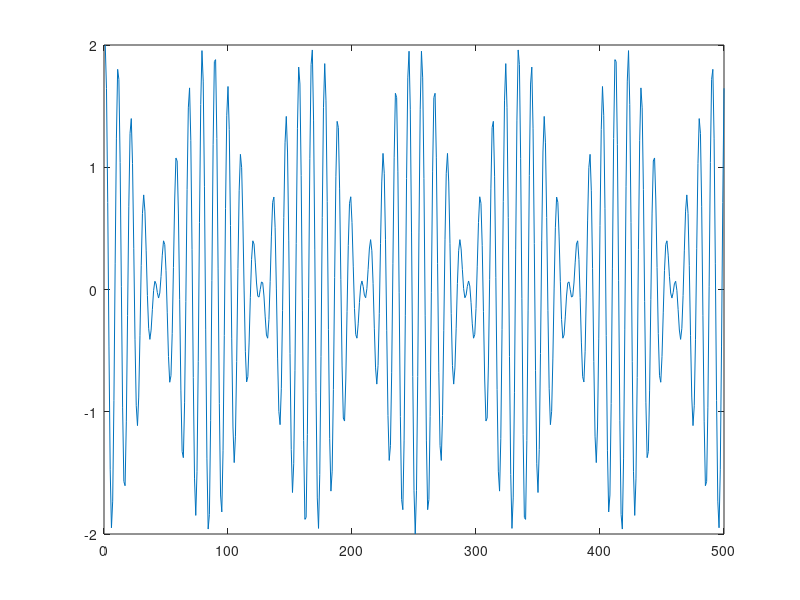

This figure's MATLAB source: (Note: this script raises an error after producing the figure.)
%Generating ISB signal
clc
clear all;
close all;
%use orthogonal modulation generate modulated siganl
%You can see the original signal v in the code.
fc=1e4;                                                 %carrier frequency
fs=1e5;                                                 %sample frequency
T=1/fs;                                                 %sample time
L=500;                                                 %length of signal
t=(0:L-1)*T;                                            %time vector
A=1;                                                    %%Ampltitude
v=A*cos(2*pi*1000*t);                                   %modulation signal
xs=sin(2*pi*fc*t);
xc=cos(2*pi*fc*t);

                                            
%ISB(LSB and USB have different information)
v_L=cos(2*pi*200*t);
I_ISB=v+v_L;
Q_ISB=imag(hilbert(v))-imag(hilbert(v_L));
y_ISB=I_ISB.*xc+Q_ISB.*xs;

figure(1)
plot(y_ISB)

figure(2)
plotSpectral(y_ISB,fs)
